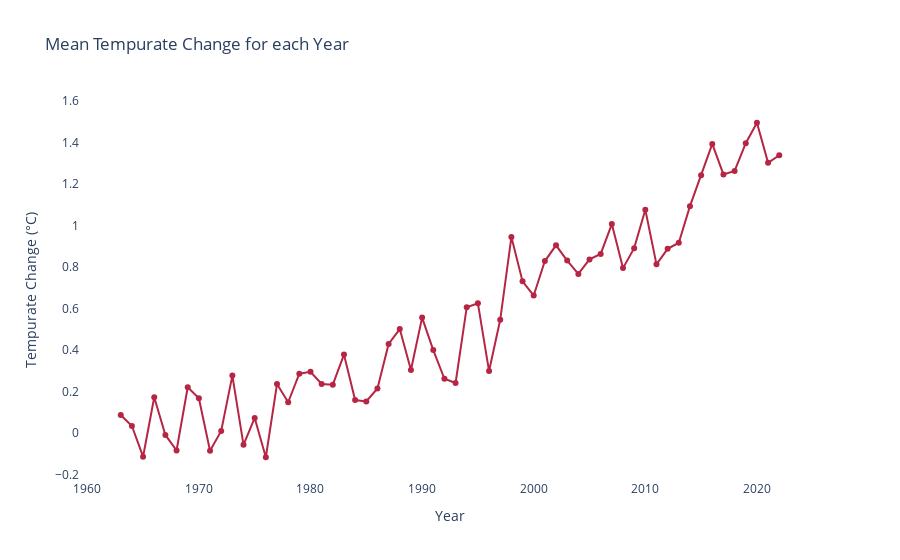

The cell this chart's notebook holds for it:
### Code cell
fig = px.line(mean_tempchange.sort_values("Year", ascending=False), x='Year', y='Tempurate_Change',
              title='Mean Tempurate Change for each Year', markers=True,
              labels={'Tempurate_Change': 'Tempurate Change (°C)'}, color_discrete_sequence=['#B62644'])

fig.update_layout(
    xaxis=dict(showgrid=False),
    yaxis=dict(showgrid=False),
    plot_bgcolor='rgba(0,0,0,0)',
)
fig.show()

### Figure 1 — Plotly figure (JSON) as saved in the notebook; plotly's stock layout.template omitted (floating-point values rounded to 4 significant figures)
{"data": [{"hovertemplate": "Year=%{x}<br>Tempurate Change (°C)=%{y}<extra></extra>", "legendgroup": "", "line": {"color": "#B62644", "dash": "solid"}, "marker": {"symbol": "circle"}, "mode": "lines+markers", "name": "", "orientation": "v", "showlegend": false, "type": "scatter", "x": [2022, 2021, 2020, 2019, 2018, 2017, 2016, 2015, 2014, 2013, 2012, 2011, 2010, 2009, 2008, 2007, 2006, 2005, 2004, 2003, 2002, 2001, 2000, 1999, 1998, 1997, 1996, 1995, 1994, 1993, 1992, 1991, 1990, 1989, 1988, 1987, 1986, 1985, 1984, 1983, 1982, 1981, 1980, 1979, 1978, 1977, 1976, 1975, 1974, 1973, 1972, 1971, 1970, 1969, 1968, 1967, 1966, 1965, 1964, 1963], "xaxis": "x", "y": [1.338, 1.301, 1.494, 1.396, 1.262, 1.245, 1.392, 1.241, 1.092, 0.9162, 0.8868, 0.8119, 1.075, 0.89, 0.7938, 1.006, 0.8623, 0.8358, 0.766, 0.8301, 0.9036, 0.8279, 0.6616, 0.7299, 0.9435, 0.5449, 0.2976, 0.6243, 0.6054, 0.2401, 0.2606, 0.3989, 0.5552, 0.3027, 0.5002, 0.4284, 0.214, 0.1508, 0.1582, 0.3773, 0.232, 0.2355, 0.2938, 0.2852, 0.1473, 0.235, -0.1178, 0.07164, -0.05772, 0.2757, 0.008947, -0.08635, 0.1665, 0.2197, -0.08516, -0.01022, 0.1714, -0.1151, 0.03273, 0.08622], "yaxis": "y"}], "layout": {"legend": {"tracegroupgap": 0}, "plot_bgcolor": "rgba(0,0,0,0)", "title": {"text": "Mean Tempurate Change for each Year"}, "xaxis": {"anchor": "y", "domain": [0.0, 1.0], "showgrid": false, "title": {"text": "Year"}}, "yaxis": {"anchor": "x", "domain": [0.0, 1.0], "showgrid": false, "title": {"text": "Tempurate Change (°C)"}}}}
